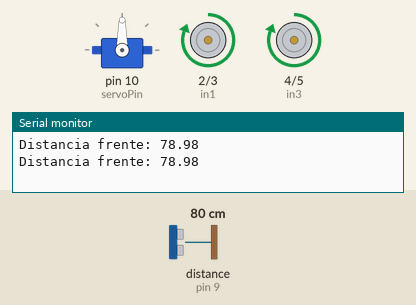
Bench run of a sketch on a simulated Arduino Uno, built with avr-gcc and run on an emulated ATmega328P. Parts: servo, motor-driver pin pairs drawn as motors (green arrow = first pin HIGH = forward, orange = second pin HIGH = backward, longer = more drive), the last lines printed to the serial monitor. Wiring (inferred from the names in the program): ultrasonic range finder: trigger pin 8; echo pin 9. The inputs (shaded band) are chosen by the test bench; at power-on: distance to the obstacle (sensor on pin 9) 80 cm. The echo pulse lasts 58.3 µs per cm.

Above: at 2.9 s.
3.0 s: distance to the obstacle (sensor on pin 9) set to 43 cm
4.6 s: distance to the obstacle (sensor on pin 9) set to 37 cm
At 6.9 s:
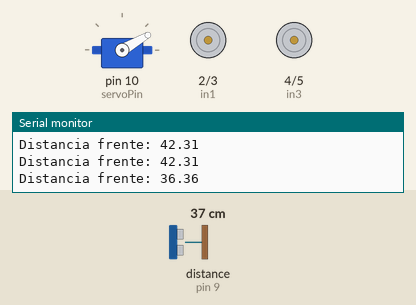
At 8.7 s:
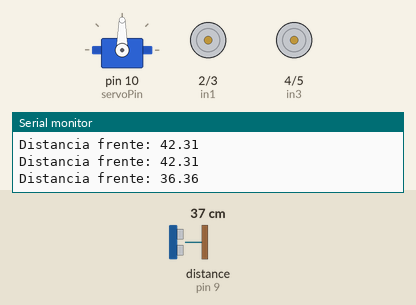
9.0 s: distance to the obstacle (sensor on pin 9) set to 60 cm
11.2 s: distance to the obstacle (sensor on pin 9) set to 2 cm
At 14.3 s:
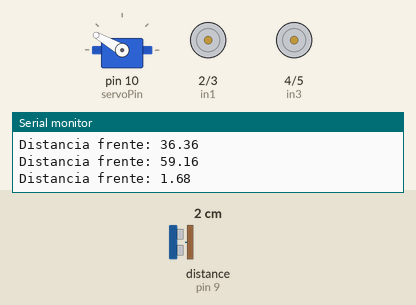
Timing chart, 0 to 16.6 s (numbered marks = the images above; inputs shaded):
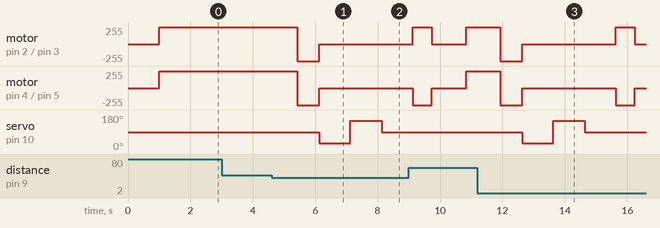

Measured:
- the behaviour switches between 41 and 40 cm on distance to the obstacle (sensor on pin 9) (found by bisection; images 0 and 1)
- after the input at 4.6 s, motor on pin 2 (in1) / pin 3 (in2), motor on pin 4 (in3) / pin 5 (in4): forward 255/255 → backward 255/255 after 0.82 s, → stopped 0.70 s later; servo on pin 10 (servoPin): 90° → 30° after 1.5 s, → 150° 1.0 s later, → 90° 1.0 s later
- after the input at 11.2 s, motor on pin 2 (in1) / pin 3 (in2): forward 255/255 → backward 255/255 after 0.73 s, → stopped 0.70 s later, → forward 255/255 3.0 s later, → stopped 0.60 s later; motor on pin 4 (in3) / pin 5 (in4): alternates backward 255/255 for 0.65 s and stopped for 3.0 s, starting after 0.73 s

The sketch:

evasor_obstaculos_1_.ino
```cpp
#include <Servo.h>

const int trigPin = 8;
const int echoPin = 9;
const int servoPin = 10;

const int in1 = 2;
const int in2 = 3;
const int in3 = 4;
const int in4 = 5;

Servo miServo;

void setup() {
  Serial.begin(9600);

  pinMode(trigPin, OUTPUT);
  pinMode(echoPin, INPUT);

  pinMode(in1, OUTPUT);
  pinMode(in2, OUTPUT);
  pinMode(in3, OUTPUT);
  pinMode(in4, OUTPUT);

  miServo.attach(servoPin);
  miServo.write(90);  // Posición inicial: frente
}

void loop() {
  // Mira al frente y mide
  miServo.write(90);
  delay(1000);

  digitalWrite(trigPin, LOW);
  delayMicroseconds(2);
  digitalWrite(trigPin, HIGH);
  delayMicroseconds(10);
  digitalWrite(trigPin, LOW);

  long duracion = pulseIn(echoPin, HIGH, 25000);
  float distancia = duracion * 0.034 / 2;

  Serial.print("Distancia frente: ");
  Serial.println(distancia);

  if (distancia > 40) {
    // Avanzar
    digitalWrite(in1, HIGH);
    digitalWrite(in2, LOW);
    digitalWrite(in3, HIGH);
    digitalWrite(in4, LOW);
  } else {
    // Retroceder un poco
    digitalWrite(in1, LOW);
    digitalWrite(in2, HIGH);
    digitalWrite(in3, LOW);
    digitalWrite(in4, HIGH);
    delay(700);

    // Detener
    digitalWrite(in1, LOW);
    digitalWrite(in2, LOW);
    digitalWrite(in3, LOW);
    digitalWrite(in4, LOW);

    // Medir izquierda
    miServo.write(30);
    delay(1000);
    digitalWrite(trigPin, LOW);
    delayMicroseconds(2);
    digitalWrite(trigPin, HIGH);
    delayMicroseconds(10);
    digitalWrite(trigPin, LOW);
    duracion = pulseIn(echoPin, HIGH, 25000);
    float distanciaIzq = duracion * 0.034 / 2;

    // Medir derecha
    miServo.write(150);
    delay(1000);
    digitalWrite(trigPin, LOW);
    delayMicroseconds(2);
    digitalWrite(trigPin, HIGH);
    delayMicroseconds(10);
    digitalWrite(trigPin, LOW);
    duracion = pulseIn(echoPin, HIGH, 25000);
    float distanciaDer = duracion * 0.034 / 2;

    // Volver al centro
    miServo.write(90);
    delay(1000);

    // Elegir dirección
    if (distanciaIzq > distanciaDer) {
      // Girar izquierda
      digitalWrite(in1, LOW);
      digitalWrite(in2, HIGH);
      digitalWrite(in3, HIGH);
      digitalWrite(in4, LOW);
    } else {
      // Girar derecha
      digitalWrite(in1, HIGH);
      digitalWrite(in2, LOW);
      digitalWrite(in3, LOW);
      digitalWrite(in4, HIGH);
    }

    delay(600);  // Tiempo de giro

    // Detener
    digitalWrite(in1, LOW);
    digitalWrite(in2, LOW);
    digitalWrite(in3, LOW);
    digitalWrite(in4, LOW);
  }

  delay(100);
}
```
